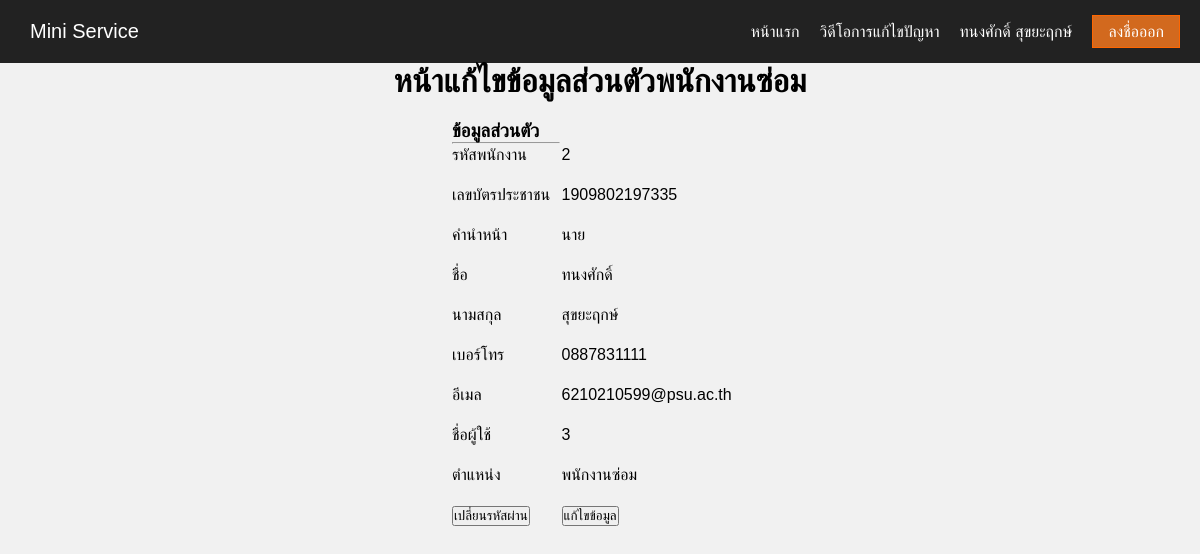
/PAGEREPAIRSTAFF/editprofile.php (signed in), run on the app's committed database.
### tables this page shows
CREATE TABLE `tblemployee` (
  `emp_id` int(10) NOT NULL,
  `emp_id_card` varchar(13) NOT NULL,
  `emp_prefix` varchar(6) NOT NULL,
  `emp_firstname` varchar(25) NOT NULL,
  `emp_lastname` varchar(25) NOT NULL,
  `emp_phoneno` varchar(10) NOT NULL,
  `emp_email` varchar(100) NOT NULL,
  `position_id` int(10) NOT NULL,
  `emp_username` varchar(25) NOT NULL,
  `emp_password` varchar(25) NOT NULL
);

CREATE TABLE `tblposition` (
  `position_id` int(10) NOT NULL,
  `position_name` varchar(25) NOT NULL
);

### PAGEREPAIRSTAFF/editprofile.php (the view, shortened to what this page needs)
<?php
    require "header.php";
    $emp = mysqli_query($mysqli,
    "SELECT a.emp_id , a.emp_id_card , a.emp_prefix , a.emp_firstname , a.emp_lastname , a.emp_phoneno , a.emp_email , a.emp_username , a.emp_password , b.position_name
    FROM tblemployee a
    INNER JOIN tblposition b ON a.position_id = b.position_id
    WHERE emp_id LIKE '%".$_SESSION["emp_id"]."%' ");
    $emprow = $emp->fetch_assoc();
    $empid = $emprow["emp_id"];
    $empidcard = $emprow["emp_id_card"];
    $empprefix = $emprow["emp_prefix"];
    $empfirstname = $emprow["emp_firstname"];
    $emplastname = $emprow["emp_lastname"];
    $empphoneno = $emprow["emp_phoneno"];
    $empemail = $emprow["emp_email"];
    $emp_username = $emprow["emp_username"];
    $positionname = $emprow["position_name"];
?>
<center>
<h1>หน้าแก้ไขข้อมูลส่วนตัวพนักงานซ่อม</h1><br>
<table style="width:25%" border="0px">
    <thead>
        <td> <H3>ข้อมูลส่วนตัว<hr /></H3> </td>
    </thead>
    <tbody>
    <tr><td>รหัสพนักงาน</td><td><?php echo $empid ?></td></tr>
    <tr><td>&nbsp;</td> </tr>
    <tr><td>เลขบัตรประชาชน</td><td><?php echo $empidcard ?></td></tr>
    <tr><td>&nbsp;</td> </tr>
    <tr><td>คำนำหน้า</td><td><?php echo $empprefix ?></td></tr>
    <tr><td>&nbsp;</td> </tr>
    <tr><td>ชื่อ</td><td><?php echo $empfirstname ?></td></tr>
    <tr><td>&nbsp;</td> </tr>
    <tr><td>นามสกุล</td><td><?php echo $emplastname ?></td></tr>
    <tr><td>&nbsp;</td> </tr>
    <tr><td>เบอร์โทร</td><td><?php echo $empphoneno ?></td></tr>
    <tr><td>&nbsp;</td> </tr>
    <tr><td>อีเมล</td><td><?php echo $empemail ?></td></tr>
    <tr><td>&nbsp;</td> </tr>
    <tr><td>ชื่อผู้ใช้</td><td><?php echo $emp_username ?></td></tr>
    <tr><td>&nbsp;</td> </tr>
    <tr><td>ตำแหน่ง</td><td><?php echo $positionname ?></td></tr>
    <tr><td>&nbsp;</td> </tr>
    <tr><td>
    <form name="frmpassword" method="POST" action="editpassword.php">
    <button class="button button5">เปลี่ยนรหัสผ่าน</button>
    </form>
    </td><td>
    <form name="frmprofile" method="POST" action="editprofile2.php">
        <button class="button button5">แก้ไขข้อมูล</button>
    </form>
        </td></tr>
    </tbody>
</table>
<?php
    require "../footer.ini.php";

### css/menu.css (style rules this page uses)
* { margin: 0; padding: 0; box-sizing: border-box; }
body { font-family: Arial, Helvetica, sans-serif; background: #f1f1f1; }
@media all and (min-width: 900px) { .button { order: 2; } }

### data on the page
tblemployee: emp_id "2", emp_id_card "1909802197335", emp_prefix "นาย", emp_firstname "ทนงศักดิ์", emp_lastname "สุขยะฤกษ์", emp_phoneno "0887831111", emp_email "6210210599@psu.ac.th", emp_username "3", position.position_name "พนักงานซ่อม"

### other printed values
$_SESSION["emp_firstname"] "ทนงศักดิ์"
$_SESSION["emp_lastname"] "สุขยะฤกษ์"
